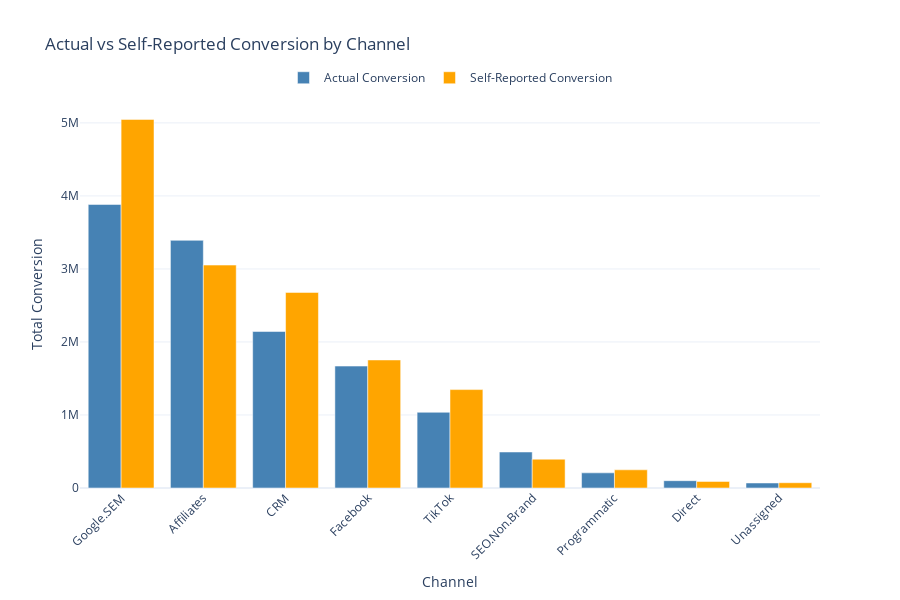

The code cell stored with this chart in its notebook:
### Code cell
# Conversions
plot_actual_vs_self_conversions(final_df, key="conversion", figsize=(900, 600))

### Figure 1 — Plotly figure (JSON) as saved in the notebook; plotly's stock layout.template omitted (floating-point values rounded to 4 significant figures)
{"data": [{"hovertemplate": "Channel: %{x}<br>Actual: %{y:,.0f}<extra></extra>", "marker": {"color": "steelblue"}, "name": "Actual Conversion", "type": "bar", "x": ["Google.SEM", "Affiliates", "CRM", "Facebook", "TikTok", "SEO.Non.Brand", "Programmatic", "Direct", "Unassigned"], "y": [3883000.0, 3392000.0, 2143000.0, 1670000.0, 1037000.0, 493100.0, 207400.0, 100200.0, 68850.0]}, {"hovertemplate": "Channel: %{x}<br>Self: %{y:,.0f}<extra></extra>", "marker": {"color": "orange"}, "name": "Self-Reported Conversion", "type": "bar", "x": ["Google.SEM", "Affiliates", "CRM", "Facebook", "TikTok", "SEO.Non.Brand", "Programmatic", "Direct", "Unassigned"], "y": [5048000.0, 3053000.0, 2679000.0, 1753000.0, 1348000.0, 394500.0, 248900.0, 90220.0, 72300.0]}], "layout": {"barmode": "group", "height": 600, "legend": {"orientation": "h", "x": 0.5, "xanchor": "center", "y": 1.02, "yanchor": "bottom"}, "margin": {"t": 100}, "title": {"text": "Actual vs Self-Reported Conversion by Channel"}, "width": 900, "xaxis": {"tickangle": -45, "title": {"text": "Channel"}}, "yaxis": {"title": {"text": "Total Conversion"}}}}
